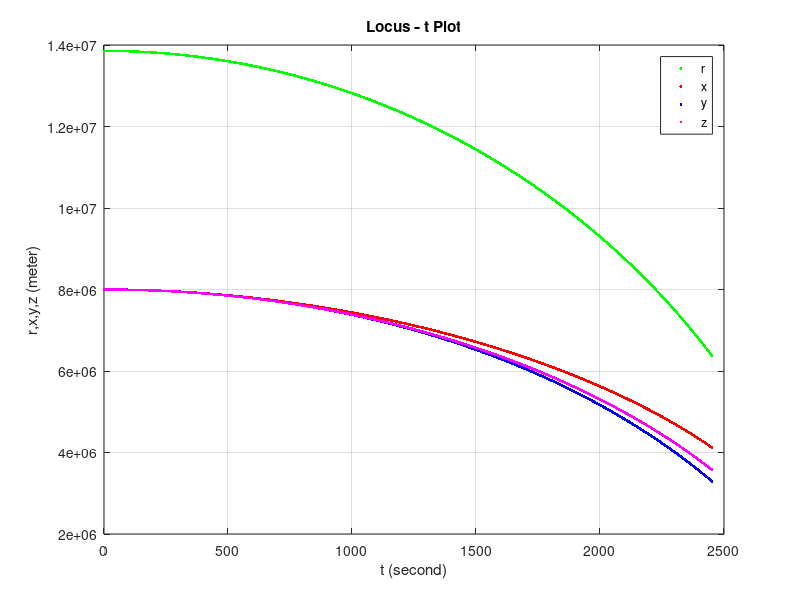
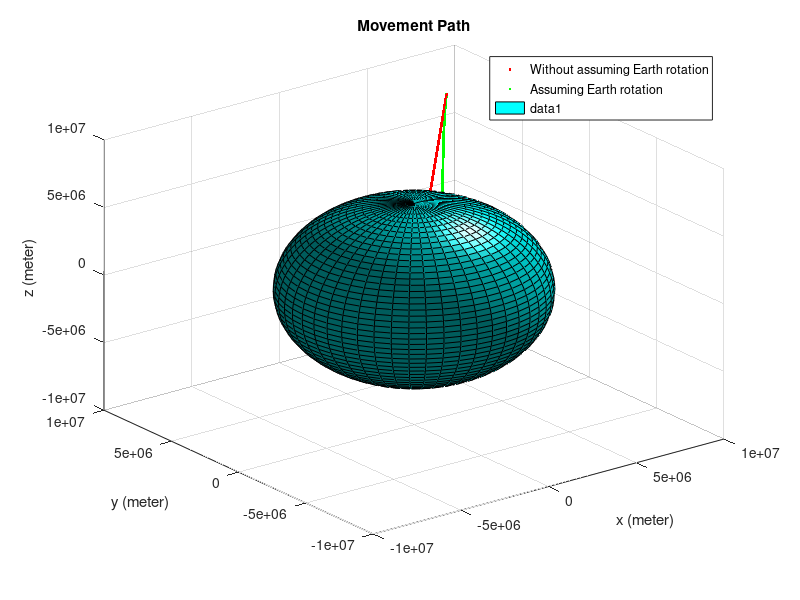

The MATLAB script that drew these images, in order:
clc
clear
close all



%% Data
G = 6.673*10^(-11); %Gravitational constant
Re = 6371*10^3;     %Earth Radius
Me = 5.972*10^24;   %Earth Mass
w = -7.272*10^(-5); %Earth Angular Velocity
h = 0.1;            %Time Interval



%% Initial Condition For Fixed Frame(X,Y,Z)
% (X) , (X_1=X': Velocity ) , (X_2=X'': Acceleration )
% (Y) , (Y_1=Y': Velocity ) , (Y_2=Y'': Acceleration )
% (Z) , (Z_1=Z': Velocity ) , (Z_2=Z'': Acceleration )
X = zeros(); X(1)=8000*10^3; %
Y = zeros(); Y(1)=8000*10^3; %% Initial Location
Z = zeros(); Z(1)=8000*10^3; %
X_1 = zeros(); X_1(1)=0; %
Y_1 = zeros(); Y_1(1)=0; %% Initial Velocity
Z_1 = zeros(); Z_1(1)=0; %
T = zeros();   T(1)=0;

X_2 = @(T,X,Y,Z) (-G*Me/(X.^2+Y.^2+Z.^2).^(3/2))*X; %
Y_2 = @(T,X,Y,Z) (-G*Me/(X.^2+Y.^2+Z.^2).^(3/2))*Y; %% Function
Z_2 = @(T,X,Y,Z) (-G*Me/(X.^2+Y.^2+Z.^2).^(3/2))*Z; %



%% Runge Kutta Algorithm For Fixed Fram(X,Y,Z)
K = zeros(1,4);
L = zeros(1,4);
M = zeros(1,4);

k = zeros(1,4);
l = zeros(1,4);
m = zeros(1,4);

d = [1,2,2,1];

n = 1;
while sqrt(X(n).^2+Y(n).^2+Z(n).^2)>Re
    
    % FINDIG VELOCITY FROM ACCELERATION
    K(1)=X_2( T(n) , X(n) , Y(n) , Z(n) );
    L(1)=Y_2( T(n) , X(n) , Y(n) , Z(n) );
    M(1)=Z_2( T(n) , X(n) , Y(n) , Z(n) );
    
    K(2)=X_2( T(n)+h/2 , X(n)+h/2*K(1) , Y(n)+h/2*L(1) , Z(n)+h/2*M(1) );
    L(2)=Y_2( T(n)+h/2 , X(n)+h/2*K(1) , Y(n)+h/2*L(1) , Z(n)+h/2*M(1) );
    M(2)=Z_2( T(n)+h/2 , X(n)+h/2*K(1) , Y(n)+h/2*L(1) , Z(n)+h/2*M(1) );
    
    K(3)=X_2( T(n)+h/2 , X(n)+h/2*K(2) , Y(n)+h/2*L(2) , Z(n)+h/2*M(2) );
    L(3)=Y_2( T(n)+h/2 , X(n)+h/2*K(2) , Y(n)+h/2*L(2) , Z(n)+h/2*M(2) );
    M(3)=Z_2( T(n)+h/2 , X(n)+h/2*K(2) , Y(n)+h/2*L(2) , Z(n)+h/2*M(2) );
    
    K(4)=X_2( T(n)+h , X(n)+h*K(3) , Y(n)+h*L(3) , Z(n)+h*M(3) );
    L(4)=Y_2( T(n)+h , X(n)+h*K(3) , Y(n)+h*L(3) , Z(n)+h*M(3) );
    M(4)=Z_2( T(n)+h , X(n)+h*K(3) , Y(n)+h*L(3) , Z(n)+h*M(3) );
    
    X_1(n+1)=X_1(n) + h/6*sum(d.*K);
    Y_1(n+1)=Y_1(n) + h/6*sum(d.*L);
    Z_1(n+1)=Z_1(n) + h/6*sum(d.*M);
    
    
    
    % FINDIG LOCATION FROM VELOCITY
    k(1)=X_1(n);
    l(1)=Y_1(n);
    m(1)=Z_1(n);
    
    k(2)=X_1(n) + h/2*K(1);
    l(2)=Y_1(n) + h/2*L(1);
    m(2)=Z_1(n) + h/2*M(1);
    
    k(3)=X_1(n) + h/2*K(2);
    l(3)=Y_1(n) + h/2*L(2);
    m(3)=Z_1(n) + h/2*M(2);
    
    k(4)=X_1(n) + h*K(3);
    l(4)=Y_1(n) + h*L(3);
    m(4)=Z_1(n) + h*M(3);
    
    X(n+1)=X(n) + h/6*sum(d.*k);
    Y(n+1)=Y(n) + h/6*sum(d.*l);
    Z(n+1)=Z(n) + h/6*sum(d.*m);
    
    T(n+1)=T(n)+h;
    n=n+1;
    
end



%% Initial Condition For Moving Frame(x,y,z)
% (x) , (x_1=x': Velocity ) , (x_2=x'': Acceleration )
% (y) , (y_1=y': Velocity ) , (y_2=y'': Acceleration )
% (z) , (z_1=z': Velocity ) , (z_2=z'': Acceleration )
x = zeros(); x(1)=8000*10^3; %
y = zeros(); y(1)=8000*10^3; %% Initial Location
z = zeros(); z(1)=8000*10^3; %
x_1 = zeros(); x_1(1)=0; %
y_1 = zeros(); y_1(1)=0; %% Initial Velocity
z_1 = zeros(); z_1(1)=0; %
t = zeros();   t(1)=0;

x_2 = @(t,x,x_1,y,y_1,z) (-G*Me/(x.^2+y.^2+z.^2).^(3/2) + w^2)*x + 2*w*y_1; %
y_2 = @(t,x,x_1,y,y_1,z) (-G*Me/(x.^2+y.^2+z.^2).^(3/2) + w^2)*y - 2*w*x_1; %% Function
z_2 = @(t,x,x_1,y,y_1,z) (-G*Me/(x.^2+y.^2+z.^2).^(3/2))*z;                 %



%% Runge Kutta Algorithm For Moving Frame(x,y,z)
A = zeros(1,4);
B = zeros(1,4);
C = zeros(1,4);

a = zeros(1,4);
b = zeros(1,4);
c = zeros(1,4);

d = [1,2,2,1];

n = 1;
while sqrt(x(n).^2+y(n).^2+z(n).^2)>Re
    
    % FINDIG VELOCITY FROM ACCELERATION
    A(1)=x_2( t(n) , x(n) , x_1(n) , y(n) , y_1(n) , z(n) );
    B(1)=y_2( t(n) , x(n) , x_1(n) , y(n) , y_1(n) , z(n) );
    C(1)=z_2( t(n) , x(n) , x_1(n) , y(n) , y_1(n) , z(n) );
    
    A(2)=x_2( t(n)+h/2 , x(n)+h/2*A(1) , x_1(n)+h/2*A(1) , y(n)+h/2*B(1) , y_1(n)+h/2*B(1) , z(n)+h/2*C(1) );
    B(2)=y_2( t(n)+h/2 , x(n)+h/2*A(1) , x_1(n)+h/2*A(1) , y(n)+h/2*B(1) , y_1(n)+h/2*B(1) , z(n)+h/2*C(1) );
    C(2)=z_2( t(n)+h/2 , x(n)+h/2*A(1) , x_1(n)+h/2*A(1) , y(n)+h/2*B(1) , y_1(n)+h/2*B(1) , z(n)+h/2*C(1) );
    
    A(3)=x_2( t(n)+h/2 , x(n)+h/2*A(2) , x_1(n)+h/2*A(2) , y(n)+h/2*B(2) , y_1(n)+h/2*B(2) , z(n)+h/2*C(2) );
    B(3)=y_2( t(n)+h/2 , x(n)+h/2*A(2) , x_1(n)+h/2*A(2) , y(n)+h/2*B(2) , y_1(n)+h/2*B(2) , z(n)+h/2*C(2) );
    C(3)=z_2( t(n)+h/2 , x(n)+h/2*A(2) , x_1(n)+h/2*A(2) , y(n)+h/2*B(2) , y_1(n)+h/2*B(2) , z(n)+h/2*C(2) );
    
    A(4)=x_2( t(n)+h , x(n)+h*A(3) , x_1(n)+h*A(3) , y(n)+h*B(3) , y_1(n)+h*B(3) , z(n)+h*C(3) );
    B(4)=y_2( t(n)+h , x(n)+h*A(3) , x_1(n)+h*A(3) , y(n)+h*B(3) , y_1(n)+h*B(3) , z(n)+h*C(3) );
    C(4)=z_2( t(n)+h , x(n)+h*A(3) , x_1(n)+h*A(3) , y(n)+h*B(3) , y_1(n)+h*B(3) , z(n)+h*C(3) );
    
    x_1(n+1)=x_1(n) + h/6*sum(d.*A);
    y_1(n+1)=y_1(n) + h/6*sum(d.*B);
    z_1(n+1)=z_1(n) + h/6*sum(d.*C);
    
    
    
    % FINDIG LOCATION FROM VELOCITY
    a(1)=x_1(n);
    b(1)=y_1(n);
    c(1)=z_1(n);
    
    a(2)=x_1(n) + h/2*A(1);
    b(2)=y_1(n) + h/2*B(1);
    c(2)=z_1(n) + h/2*C(1);
    
    a(3)=x_1(n) + h/2*A(2);
    b(3)=y_1(n) + h/2*B(2);
    c(3)=z_1(n) + h/2*C(2);
    
    a(4)=x_1(n) + h*A(3);
    b(4)=y_1(n) + h*B(3);
    c(4)=z_1(n) + h*C(3);
    
    x(n+1)=x(n) + h/6*sum(d.*a);
    y(n+1)=y(n) + h/6*sum(d.*b);
    z(n+1)=z(n) + h/6*sum(d.*c);
    
    t(n+1)=t(n)+h;
    n=n+1;
    
end
r = sqrt(x.^2+y.^2+z.^2);


%% Result & Plot
figure(1);plot(t,r,'.g',t,x,'.r',t,y,'.b',t,z,'.m');grid
xlabel('t (second)'); ylabel('r,x,y,z (meter)')
legend('r','x','y','z'); title('Locus - t Plot');

figure(2);plot3(X,Y,Z,'.r',x,y,z,'.g');grid 
xlabel('x (meter)'); ylabel('y (meter)'); zlabel('z (meter)');
legend('Without assuming Earth rotation','Assuming Earth rotation'); title('Movement Path');

hold on

[X,Y,Z]=sphere(50);
X = X*Re; Y = Y*Re; Z = Z*Re;
surf(X,Y,Z,'facecolor',[0 1 1]);light;









